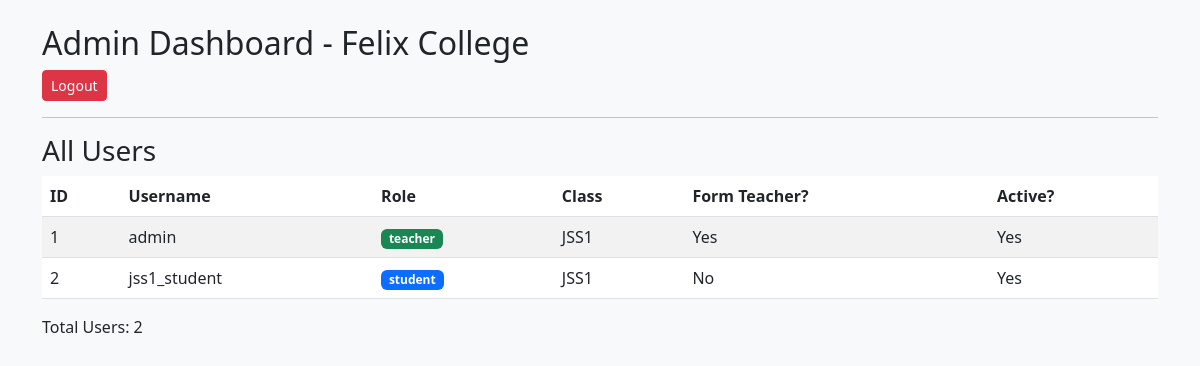
The page /admin (signed in) on the database its author committed.
### app.py (models this page shows, shortened)
class User(db.Model):
    id = db.Column(db.Integer, primary_key=True)
    username = db.Column(db.String(50), unique=True, nullable=False)
    password = db.Column(db.String(255), nullable=False)
    role = db.Column(db.String(20), nullable=False)
    class_name = db.Column(db.String(10))
    is_form_teacher = db.Column(db.Boolean, default=False)
    is_active = db.Column(db.Boolean, default=True)
    def is_active(self):
        return self.is_active

### app.py (the view)
@app.route('/admin')
@login_required
def admin_dash():
    if current_user.username != 'admin':
        flash('Only admin can access!')
        return redirect(url_for('login'))
    users = User.query.all()
    return render_template('admin_dashboard.html', users=users)

### app.py (called while the page is built)
@login_manager.user_loader
def load_user(user_id):
    return db.session.get(User, int(user_id))

### templates/admin_dashboard.html (shortened to what this page needs)
<!DOCTYPE html>
<html>
<head>
  <link href="https://cdn.jsdelivr.net/npm/bootstrap@5.3.0/dist/css/bootstrap.min.css" rel="stylesheet">
</head>
<body class="bg-light">
<div class="container mt-4">
  <h2>Admin Dashboard - Felix College</h2>
  <a href="/logout" class="btn btn-danger btn-sm">Logout</a>
  <hr>
  <h3>All Users</h3>
  <table class="table table-striped">
    <thead>
      <tr>
        <th>ID</th><th>Username</th><th>Role</th><th>Class</th><th>Form Teacher?</th><th>Active?</th>
      </tr>
    </thead>
    <tbody>
      {% for u in users %}
      <tr>
        <td>{{ u.id }}</td>
        <td>{{ u.username }}</td>
        <td><span class="badge bg-{{ 'primary' if u.role=='student' else 'success' }}">{{ u.role }}</span></td>
        <td>{{ u.class_name or '-' }}</td>
        <td>{{ 'Yes' if u.is_form_teacher else 'No' }}</td>
        <td>{{ 'Yes' if u.is_active else 'No' }}</td>
      </tr>
      {% endfor %}
    </tbody>
  </table>
  <p>Total Users: {{ users|length }}</p>
</div>
</body>
</html>

### rows shown on the page
User: id "1", username "admin", role "teacher", class_name "JSS1", is_form_teacher "Yes", is_active "Yes"
User: id "2", username "jss1_student", role "student", class_name "JSS1", is_form_teacher "No", is_active "Yes"

### other values the page prints
{{ users|length }} "2"
